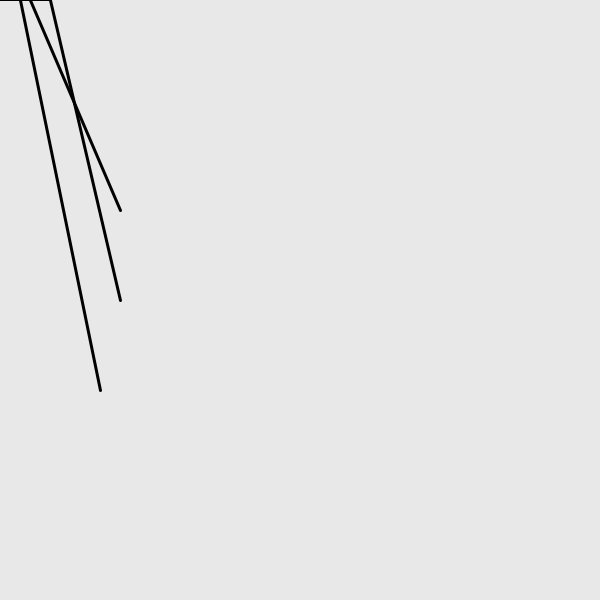
Frame 1 (no input)
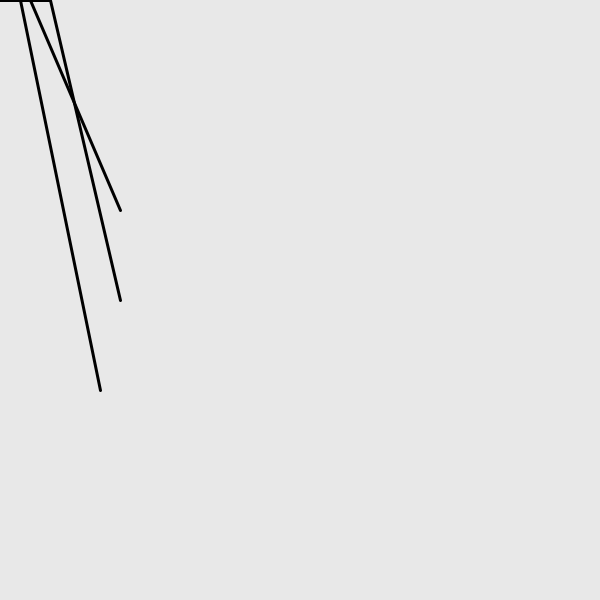
Frame 60 (the mouse pressed at the canvas centre just before this capture)
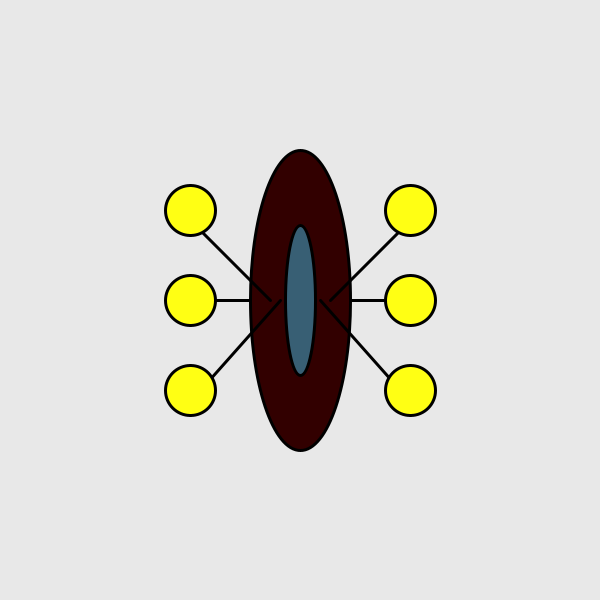
Frame 120 (the mouse held since frame 60 and released just before this capture)

The Processing sketch that drew these frames (run headless with seeded random() and noise(); from frame 60 on, the mouse is pressed at the canvas centre):

// Processing sketch: processing_181778
// ── processing_181778.pde

void setup(){

size(600,600);


}

int midaE = 30;


void draw(){
fill(mouseY-250,0,0);
background(232);
ellipse(mouseX,mouseY,100,mouseY);
fill(random(245),random(245),random(245));
ellipse(mouseX,mouseY,midaE,mouseY/2);


int midaA = 20;

fill(mouseX,mouseY,20);
strokeWeight(3);
line(mouseX-30,mouseY,mouseX-120,210);
ellipse(mouseX-110,210,mouseX/6,mouseY/6);
line(mouseX-50,mouseY,mouseX-120,300);
ellipse(mouseX-110,300,mouseX/6,mouseY/6);
line(mouseX-20,mouseY,mouseX-100,390);
ellipse(mouseX-110,390,mouseX/6,mouseY/6);

line(mouseX+30,mouseY,mouseX+120,210);
ellipse(mouseX+110,210,mouseX/6,mouseY/6);
line(mouseX+50,mouseY,mouseX+120,300);
ellipse(mouseX+110,300,mouseX/6,mouseY/6);
line(mouseX+20,mouseY,mouseX+100,390);
ellipse(mouseX+110,390,mouseX/6,mouseY/6);
}
